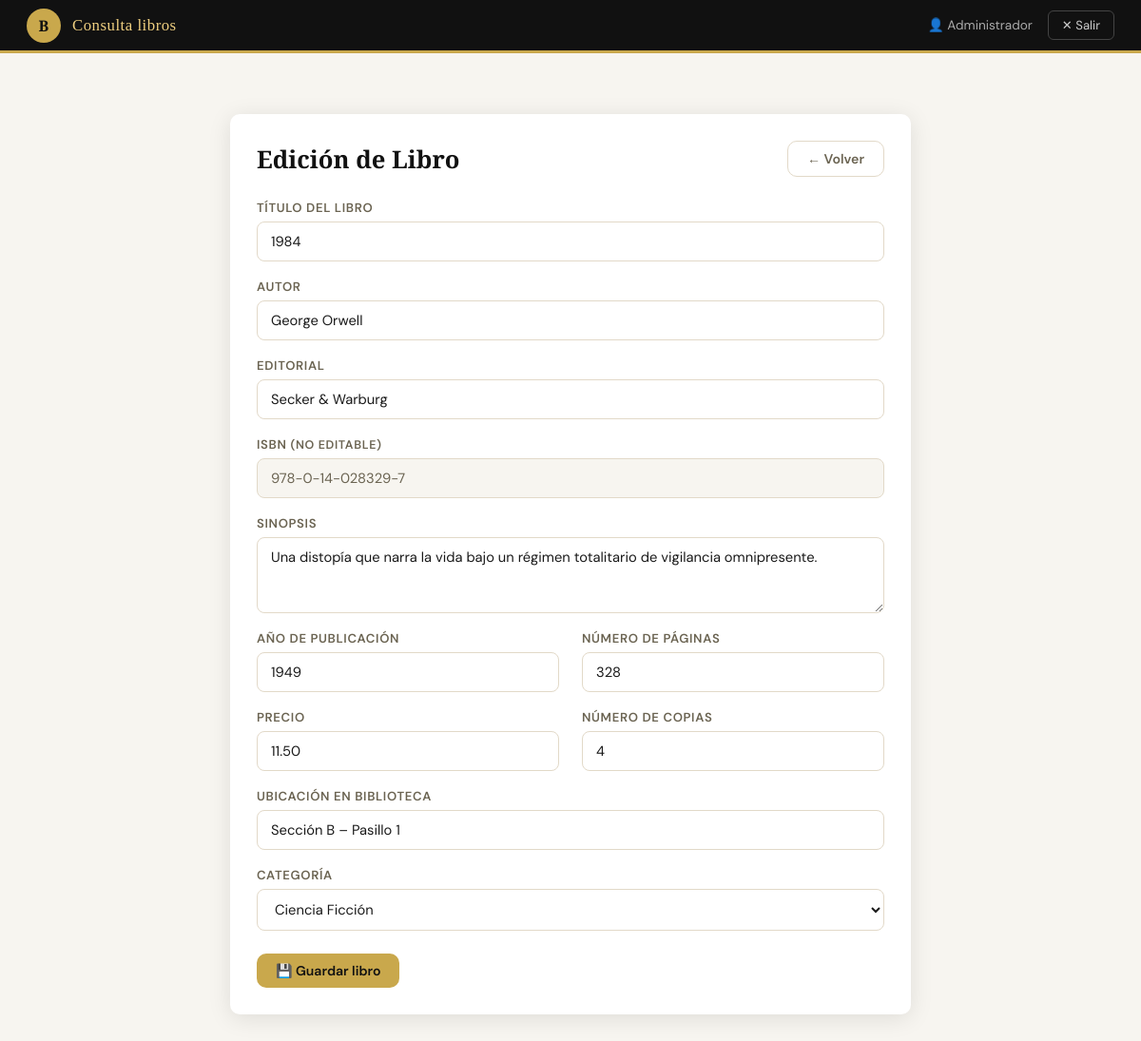
/index.php?action=editar&isbn=978-0-14-028329-7 (signed in), run on the app's committed database.
### tables this page shows
CREATE TABLE IF NOT EXISTS Libros (
    ISBN            VARCHAR(20)     PRIMARY KEY,
    Titulo          VARCHAR(255)    NOT NULL,
    Autor           VARCHAR(255)    NOT NULL,
    Editorial       VARCHAR(150)    NOT NULL,
    Sinopsis        TEXT,
    AnioPublicacion YEAR            NOT NULL,
    NumeroPaginas   INT             NOT NULL,
    Precio          DECIMAL(10,2)   NOT NULL,
    Ubicacion       VARCHAR(100)    NOT NULL,
    NumeroCopias    INT             NOT NULL DEFAULT 1,
    Categoria       VARCHAR(100)    NOT NULL,
    FechaRegistro   DATETIME        NOT NULL DEFAULT CURRENT_TIMESTAMP,
    Estado          ENUM('disponible','prestado','mantenimiento','perdido')
                                    NOT NULL DEFAULT 'disponible',
    INDEX idx_titulo (Titulo(50)),
    INDEX idx_autor  (Autor(50))
);

### controllers/LibroController.php (called while the page is built, shortened)
<?php
require_once __DIR__ . '/../models/LibroModel.php';
class LibroController {
    private LibroModel $model;
    public function __construct() {
        $this->model = new LibroModel();
    }
    public function editarForm(): void {
        $isbn  = $_GET['isbn'] ?? '';
        $libro = $_SESSION['form_datos'] ?? $this->model->getByISBN($isbn);
        $errores  = $_SESSION['form_errores'] ?? [];
        require __DIR__ . '/../views/libros/editar.php';
    }
}

### config/db.php (called while the page is built)
<?php
function getDB(): PDO {
    $host     = getenv('DB_HOST')     ?: 'localhost';
    $port     = getenv('DB_PORT')     ?: '3306';
    $dbname   = getenv('DB_NAME')     ?: 'olp300';
    $user     = getenv('DB_USER')     ?: 'root';
    $password = getenv('DB_PASSWORD') ?: '';
    $dsn = "mysql:host=$host;port=$port;dbname=$dbname;charset=utf8mb4";
    try {
        $pdo = new PDO($dsn, $user, $password, [
            PDO::ATTR_ERRMODE            => PDO::ERRMODE_EXCEPTION,
            PDO::ATTR_DEFAULT_FETCH_MODE => PDO::FETCH_ASSOC,
            PDO::ATTR_EMULATE_PREPARES   => false,
        ]);
        return $pdo;
    } catch (PDOException $e) {
        error_log('DB Connection error: ' . $e->getMessage());
        die(json_encode(['error' => 'Error de conexión a la base de datos.']));
    }
}

### models/LibroModel.php (called while the page is built, shortened)
<?php
require_once __DIR__ . '/../config/db.php';
class LibroModel {
    private PDO $db;
    public function __construct() {
        $this->db = getDB();
    }
    public function getByISBN(string $isbn): array|false {
        $stmt = $this->db->prepare(
            'SELECT * FROM Libros WHERE ISBN = :isbn LIMIT 1'
        );
        $stmt->execute([':isbn' => $isbn]);
        return $stmt->fetch();
    }
}

### views/libros/editar.php (the view, shortened to what this page needs)
<!DOCTYPE html>
<html lang="es">
<head>
  <link rel="stylesheet" href="public/css/style.css">
</head>
<body>
<header class="topbar">
  <div class="topbar__brand">
    <div class="topbar__logo">B</div>
    <span class="topbar__title">Consulta libros</span>
  </div>
  <nav class="topbar__nav">
    <span class="topbar__user">👤 <?= htmlspecialchars($_SESSION['nombre'] ?? '') ?></span>
    <a href="index.php?action=logout" class="btn-exit">✕ Salir</a>
  </nav>
</header>
<main class="page page-narrow" style="margin-top:28px;">
  <div class="card">
    <div class="card-body">
      <div class="page-header" style="margin-bottom:24px;">
        <h1 style="font-size:1.6rem;">Edición de Libro</h1>
        <a href="index.php?action=catalogo" class="btn btn-secondary">← Volver</a>
      </div>
      <form method="POST" action="index.php?action=editar">
        <div class="form-grid">
          <div class="form-group full">
            <label for="titulo">Título del libro</label>
            <input type="text" id="titulo" name="titulo"
              value="<?= htmlspecialchars($libro['Titulo'] ?? '') ?>"
              class="<?= in_array('titulo', $errores) ? 'error' : '' ?>">
          </div>
          <div class="form-group full">
            <label for="autor">Autor</label>
            <input type="text" id="autor" name="autor"
              value="<?= htmlspecialchars($libro['Autor'] ?? '') ?>"
              class="<?= in_array('autor', $errores) ? 'error' : '' ?>">
          </div>
          <div class="form-group full">
            <label for="editorial">Editorial</label>
            <input type="text" id="editorial" name="editorial"
              value="<?= htmlspecialchars($libro['Editorial'] ?? '') ?>"
              class="<?= in_array('editorial', $errores) ? 'error' : '' ?>">
          </div>
          <div class="form-group full">
            <label>ISBN <span style="color:var(--text-muted);font-size:.78rem;">(no editable)</span></label>
            <input type="text" value="<?= htmlspecialchars($libro['ISBN']) ?>" readonly>
          </div>
          <div class="form-group full">
            <label for="sinopsis">Sinopsis</label>
            <textarea id="sinopsis" name="sinopsis"><?= htmlspecialchars($libro['Sinopsis'] ?? '') ?></textarea>
          </div>
          <div class="form-group">
            <label for="anio">Año de publicación</label>
            <input type="number" id="anio" name="anio"
              min="1000" max="2099"
              value="<?= htmlspecialchars($libro['AnioPublicacion'] ?? '') ?>"
              class="<?= in_array('anio', $errores) ? 'error' : '' ?>">
          </div>
          <div class="form-group">
            <label for="paginas">Número de páginas</label>
            <input type="number" id="paginas" name="paginas" min="1"
              value="<?= htmlspecialchars($libro['NumeroPaginas'] ?? '') ?>"
              class="<?= in_array('paginas', $errores) ? 'error' : '' ?>">
          </div>
          <div class="form-group">
            <label for="precio">Precio</label>
            <input type="number" id="precio" name="precio" min="0" step="0.01"
              value="<?= htmlspecialchars($libro['Precio'] ?? '') ?>"
              class="<?= in_array('precio', $errores) ? 'error' : '' ?>">
          </div>
          <div class="form-group">
            <label for="copias">Número de copias</label>
            <input type="number" id="copias" name="copias" min="1"
              value="<?= htmlspecialchars($libro['NumeroCopias'] ?? '') ?>"
              class="<?= in_array('copias', $errores) ? 'error' : '' ?>">
          </div>
          <div class="form-group full">
            <label for="ubicacion">Ubicación en biblioteca</label>
            <input type="text" id="ubicacion" name="ubicacion"
              value="<?= htmlspecialchars($libro['Ubicacion'] ?? '') ?>"
              class="<?= in_array('ubicacion', $errores) ? 'error' : '' ?>">
          </div>
          <div class="form-group full">
            <label for="categoria">Categoría</label>
            <select id="categoria" name="categoria"
              class="<?= in_array('categoria', $errores) ? 'error' : '' ?>">
              <?php
                $categorias = ['Ficción','Ciencia Ficción','No Ficción','Infantil','Juvenil',
                               'Historia','Ciencia','Tecnología','Arte','Filosofía','Derecho','Medicina','Otro'];
                foreach ($categorias as $cat):
                  $sel = ($libro['Categoria'] ?? '') === $cat ? 'selected' : '';
              ?>
              <option value="<?= $cat ?>" <?= $sel ?>><?= $cat ?></option>
              <?php endforeach; ?>
            </select>
          </div>
        </div>
        <div style="margin-top:24px;">
          <button type="submit" class="btn btn-primary">💾 Guardar libro</button>
        </div>
      </form>
    </div>
  </div>
</main>
</body>
</html>

### public/css/style.css (style rules this page uses)
:root { --gold: #C9A84C; --gold-dark: #A07828; --gold-light: #F0D080; --black: #111111; --dark: #1A1A1A; --surface: #FFFFFF; --surface-2: #F7F5F0; --border: #E2D9C8; --text: #1A1A1A; --text-muted: #6B6452; --danger: #C0392B; --danger-bg: #FDF0EE; --success: #1E7E34; --success-bg: #EBF7ED; --warning: #856404; --warning-bg: #FFF3CD; --radius: 10px; --shadow: 0 4px 24px rgba(0,0,0,.10); --shadow-sm: 0 2px 8px rgba(0,0,0,.07); --transition: .18s ease; --font-display: 'Playfair Display', Georgia, serif; --font-body: 'DM Sans', system-ui, sans-serif; }
*, *::before, *::after { box-sizing: border-box; margin: 0; padding: 0; }
html { font-size: 16px; }
body { font-family: var(--font-body); background: var(--surface-2); color: var(--text); min-height: 100vh; }
a { color: inherit; text-decoration: none; }
button { cursor: pointer; font-family: inherit; }
input, select, textarea { font-family: inherit; }
.topbar { background: var(--black); color: #fff; height: 56px; display: flex; align-items: center; justify-content: space-between; padding: 0 28px; position: sticky; top: 0; z-index: 100; border-bottom: 3px solid var(--gold); }
.topbar__brand { display: flex; align-items: center; gap: 12px; }
.topbar__logo { width: 36px; height: 36px; background: var(--gold); border-radius: 50%; display: flex; align-items: center; justify-content: center; font-family: var(--font-display); font-size: 16px; color: var(--black); font-weight: 700; }
.topbar__title { font-family: var(--font-display); font-size: 1.05rem; color: var(--gold-light); letter-spacing: .03em; }
.topbar__nav { display: flex; align-items: center; gap: 8px; }
.topbar__user { font-size: .85rem; color: #aaa; margin-right: 8px; }
.btn-exit { background: transparent; border: 1px solid #444; color: #ccc; padding: 6px 14px; border-radius: 6px; font-size: .82rem; transition: var(--transition); }
.page { padding: 36px 32px; max-width: 1200px; margin: 0 auto; }
.page-narrow { max-width: 780px; }
.page-header { display: flex; align-items: center; justify-content: space-between; margin-bottom: 24px; }
.page-header h1 { font-family: var(--font-display); font-size: 2rem; color: var(--black); }
.btn { display: inline-flex; align-items: center; gap: 6px; padding: 9px 20px; border-radius: var(--radius); font-size: .88rem; font-weight: 600; border: none; transition: var(--transition); white-space: nowrap; }
.btn-primary { background: var(--gold); color: var(--black); }
.btn-secondary { background: transparent; border: 1.5px solid var(--border); color: var(--text-muted); }
.card { background: var(--surface); border-radius: var(--radius); box-shadow: var(--shadow); overflow: hidden; }
.card-body { padding: 28px; }
.form-grid { display: grid; grid-template-columns: 1fr 1fr; gap: 18px 24px; }
.form-grid .full { grid-column: 1 / -1; }
.form-group { display: flex; flex-direction: column; gap: 6px; }
.form-group label { font-size: .82rem; font-weight: 600; color: var(--text-muted); text-transform: uppercase; letter-spacing: .05em; }
.form-group input, .form-group select, .form-group textarea { border: 1.5px solid var(--border); border-radius: 8px; padding: 10px 14px; font-size: .92rem; outline: none; transition: var(--transition); background: #fff; color: var(--text); }
.form-group textarea { resize: vertical; min-height: 80px; }
.form-group input[readonly] { background: var(--surface-2); color: var(--text-muted); }

### data on the page
libros: titulo "1984", autor "George Orwell", editorial "Secker & Warburg", ISBN "978-0-14-028329-7", sinopsis "Una distopía que narra la vida bajo un régimen totalitario de vigilancia omnipresente.", anio "1949", paginas "328", precio "11.50", copias "4", ubicacion "Sección B – Pasillo 1"

### other printed values
$_SESSION['nombre'] "Administrador"
form field categoria "Ciencia Ficción"
